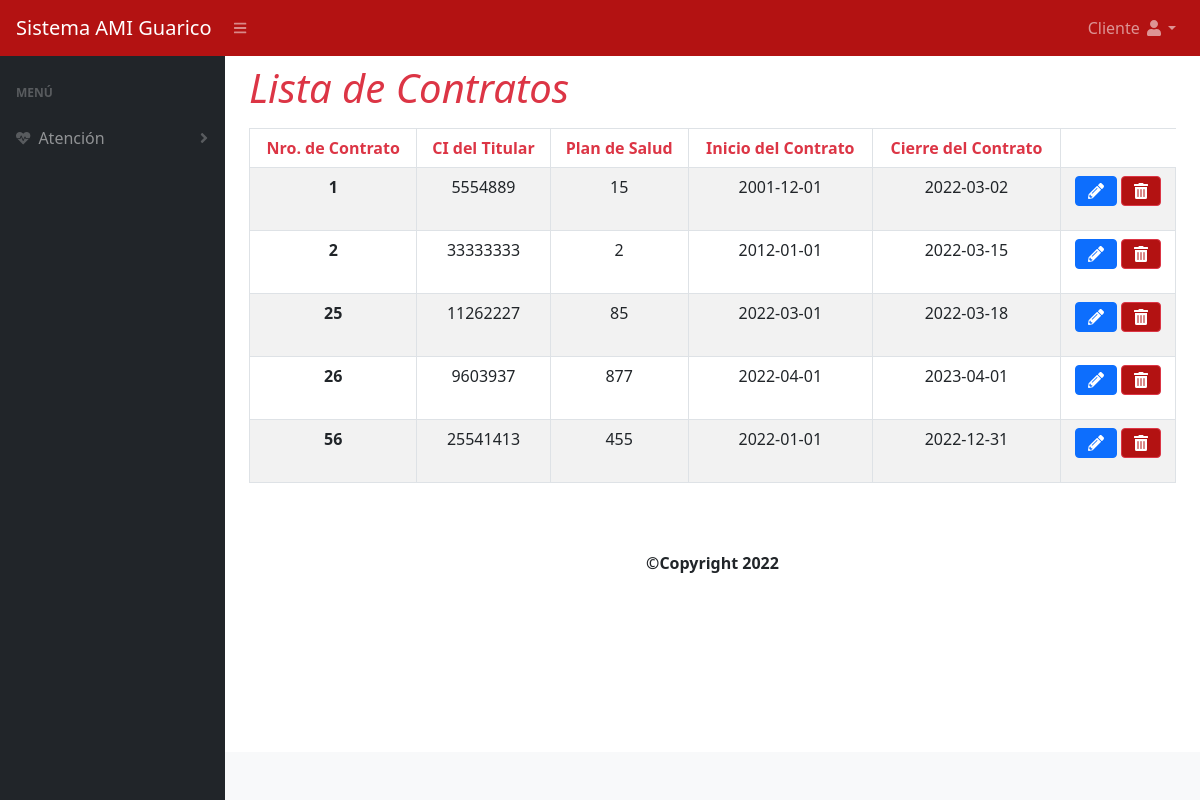
/controlador/listar_contratos.php (signed in), run on the app's committed database.
### tables this page shows
CREATE TABLE `contrato` (
  `nro_contrato` int(11) NOT NULL,
  `ci_titular` varchar(8) NOT NULL,
  `id_PlanDeSalud` int(11) NOT NULL,
  `fecha_inicio_contrato` date NOT NULL,
  `fecha_cierre_contrato` date NOT NULL
);

### modelo/regcontratos.php (called while the page is built, shortened)
<?php
class Contratos1 extends BD
{
      public function Buscartodo(){
      $strSql = "SELECT * FROM contrato";
  try {
          $strExec = BD::prepare($strSql);
          $strExec->execute();
          $respuestaArreglo = $strExec->fetchAll(PDO::FETCH_ASSOC);
          $respuestaArreglo += ['estatus' => true];
          return $respuestaArreglo;
      } catch (PDOException $e) {
          $errorReturn = ['estatus' => false];
          $errorReturn += ['info' => "error sql:{$e}"];
          return $errorReturn;
      }
  }
      }
 ?>

### vista/listar_contratos.php (the view, shortened to what this page needs)
<div class="container caja">
		<div class="row">
			<div class="col-lg-12">
				<nav class="navbar navbar-light justify-content-between">
					<h1 class="text-danger navba-brand"><i>Lista de Contratos</i></h1>
				</nav>
			</div>
		</div>
		<div class="row">
			<div class="col-lg-12">
				<div class="table-responsive">
				<table class="table table-striped table-bordered">
					<thead>
						<tr class="text-center text-danger">
							<th scope="col">Nro. de Contrato</th>
							<th scope="col">CI del Titular</th>
							<th scope="col">Plan de Salud</th>
							<th scope="col">Inicio del Contrato</th>
							<th scope="col">Cierre del Contrato</th>
						</tr>
					</thead>
					<tbody id="filas_plan">
						<?php
						foreach ($consulta as $valor) {
							if (isset($valor['nro_contrato'])){
						?>
						<tr id="<?php echo $valor['nro_contrato']?>">
							<th class="text-center"><?php echo $valor['nro_contrato']?></th>
							<td class="text-center"><?php echo $valor['ci_titular']?></td>
							<td class="text-center"><?php echo $valor['id_PlanDeSalud']?></td>
							<td class="text-center"><?php echo $valor['fecha_inicio_contrato']?></td>
							<td class="text-center"><?php echo $valor['fecha_cierre_contrato']?></td>
							<td class="text-center">
								<form action="?pagina=listar_contratos" method="post">
	  							<button class="btn btn-primary" value="<?php echo $valor['nro_contrato']?>" name="editar"  title="Modificar" onclick="return ConfirmEdit()"><i class="fas fa-pencil-alt"></i></button>
	  							<button class="btn btn-danger" value="<?php echo $valor['nro_contrato']?>" id="eliminar_plan" title="Eliminar" name="eliminar" onclick="return ConfirmDelete()"><i class="fas fa-trash-alt" ></i></button>
	  							</form >
							</td>
						</tr>
						<?php
								}
							}
						?>
					</tbody>
				</table>
				</div>
			</div>
		</div>
	</div>
                        <?php include 'vista/pie.php'; ?>
        <footer class="py-4 bg-light mt-auto">

### data on the page
contrato: nro_contrato "1", ci_titular "5554889", id_PlanDeSalud "15", fecha_inicio_contrato "2001-12-01", fecha_cierre_contrato "2022-03-02"
contrato: nro_contrato "2", ci_titular "33333333", id_PlanDeSalud "2", fecha_inicio_contrato "2012-01-01", fecha_cierre_contrato "2022-03-15"
contrato: nro_contrato "25", ci_titular "11262227", id_PlanDeSalud "85", fecha_inicio_contrato "2022-03-01", fecha_cierre_contrato "2022-03-18"
contrato: nro_contrato "26", ci_titular "9603937", id_PlanDeSalud "877", fecha_inicio_contrato "2022-04-01", fecha_cierre_contrato "2023-04-01"
contrato: nro_contrato "56", ci_titular "25541413", id_PlanDeSalud "455", fecha_inicio_contrato "2022-01-01", fecha_cierre_contrato "2022-12-31"

### other printed values
$_SESSION['rol_usuario'] "Cliente"
